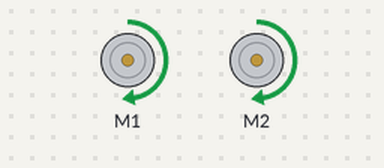
Bench run of a sketch on a simulated Arduino Uno, built with avr-gcc and run on an emulated ATmega328P. Parts: 2 × DC motor (green arrow = forward, orange = backward, longer = faster).

Above: at 1.0 s.
At 2.05 s:
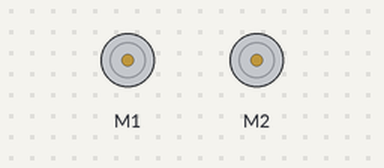
At 3.1 s:
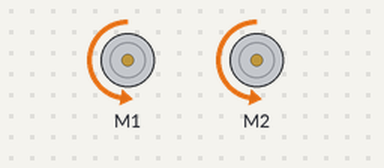
Timing chart, 0 to 5.5 s (numbered marks = the images above):
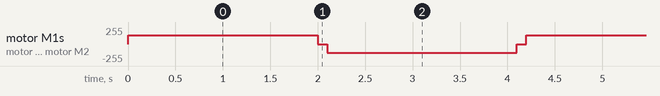

The sketch:

dc_motor_test.ino
```cpp
#include <AFMotor.h>

AF_DCMotor left_motor(1);
AF_DCMotor right_motor(2);

void setup() {
  // put your setup code here, to run once:
  left_motor.setSpeed(128);
  right_motor.setSpeed(128);
}

void loop() {
  // put your main code here, to run repeatedly:
  left_motor.run(FORWARD);
  right_motor.run(FORWARD);
  delay(2000);
  left_motor.run(RELEASE);
  right_motor.run(RELEASE);
  delay(100);
  left_motor.run(BACKWARD);
  right_motor.run(BACKWARD);
  delay(2000);
  left_motor.run(RELEASE);
  right_motor.run(RELEASE);
  delay(100);
}
```

Measured:
- by itself, motor M1, motor M2: repeats every 4.2 s: stopped 0.10 s, backward 128/255 2.0 s, stopped 0.10 s, forward 128/255 2.0 s
